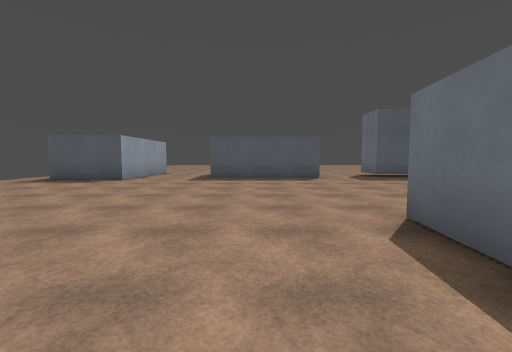
View 1 (above)

24 first-person views from a walk through a level from a Godot 3-D game. The camera is 1.5 m above the floor, tilts 4° down and sees 90° across. The floor is counted in squares, 2 m on a side. Each view is taken from the middle of a square. On the plan, view 1 faces up. The plan holds only what a view shows up to about 9 squares ahead; the rest is blank. The place goes on beyond the plan. Surface patterns are stand-ins for the level's own textures.

View 2
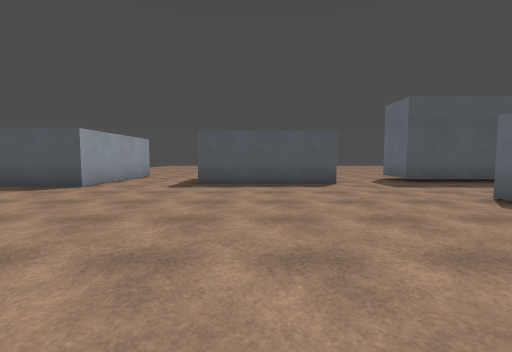

View 3
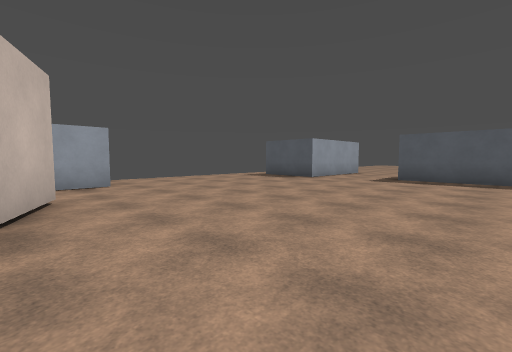

View 4
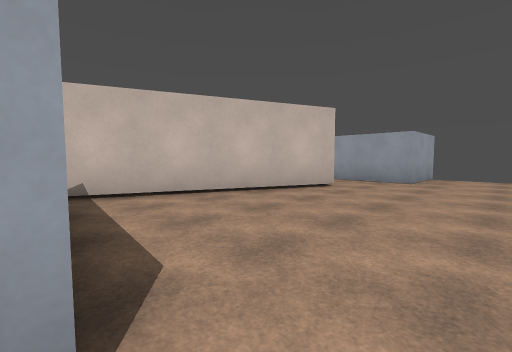

View 5
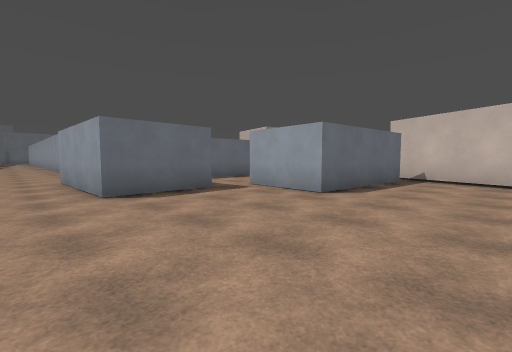

View 6
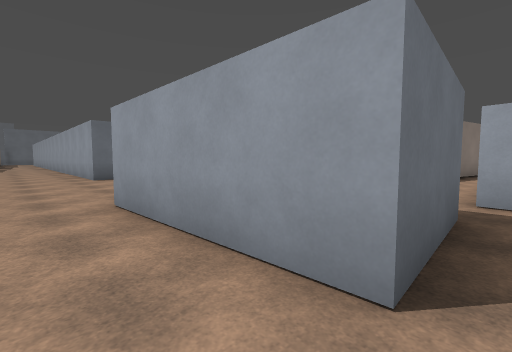

View 7
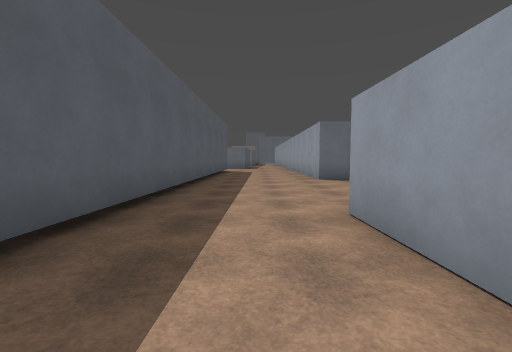

View 8
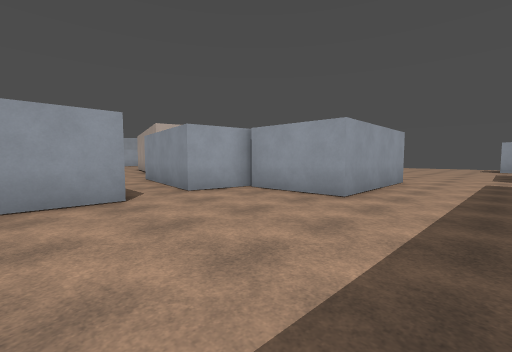

View 9
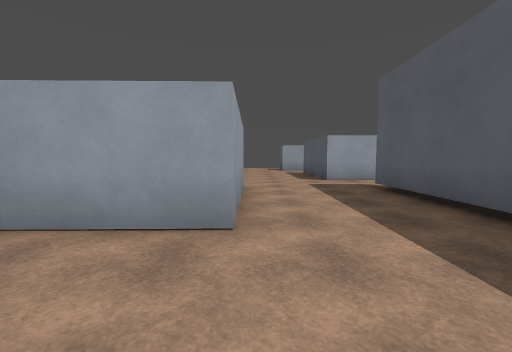

View 10
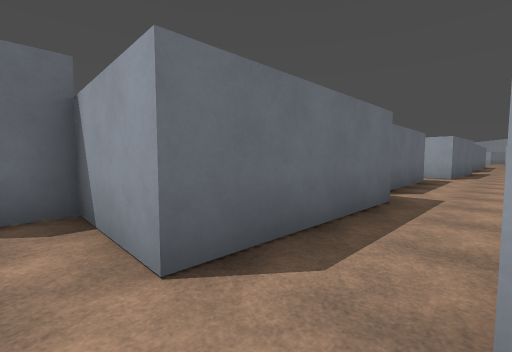

View 11
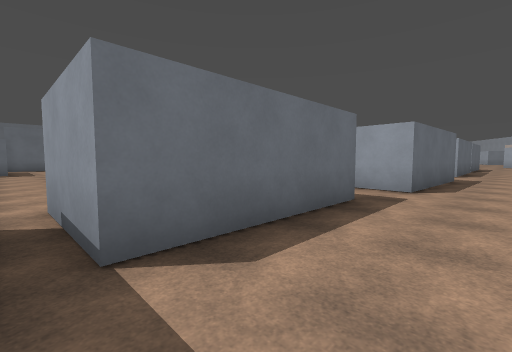

View 12
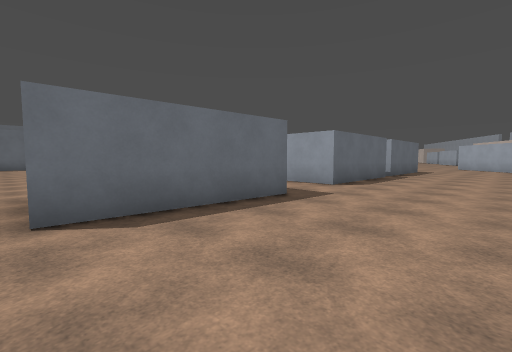

View 13
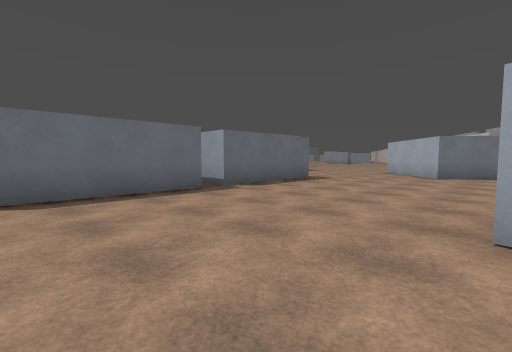

View 14
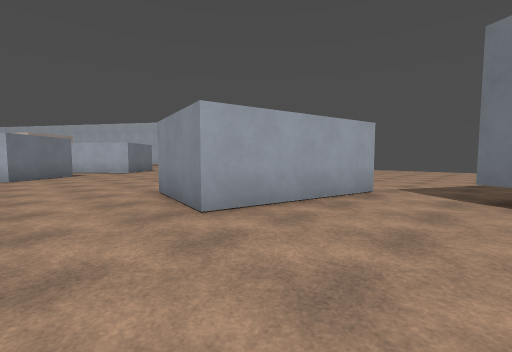

View 15
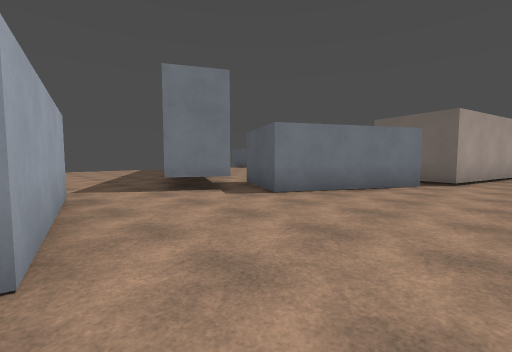

View 16
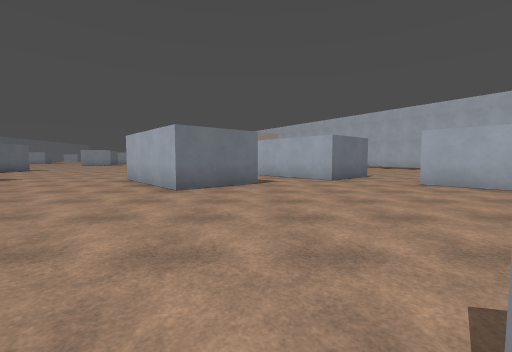

View 17
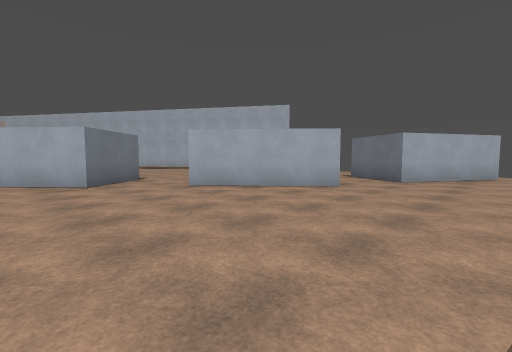

View 18
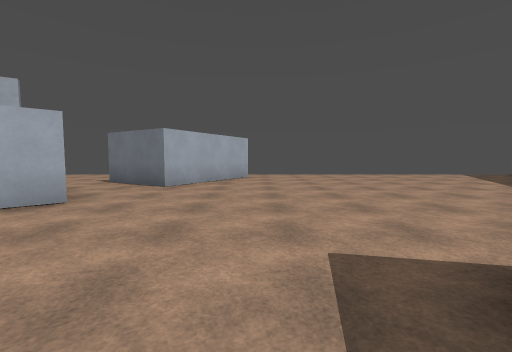

View 19
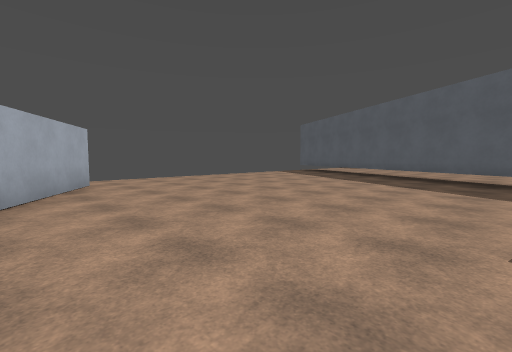

View 20
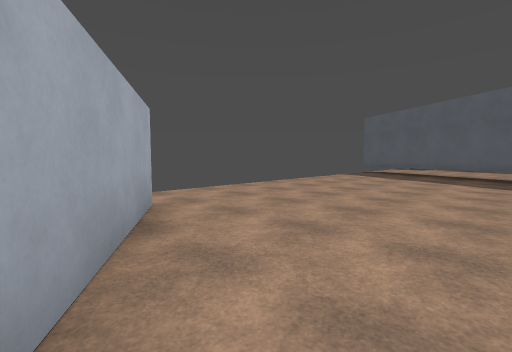

View 21
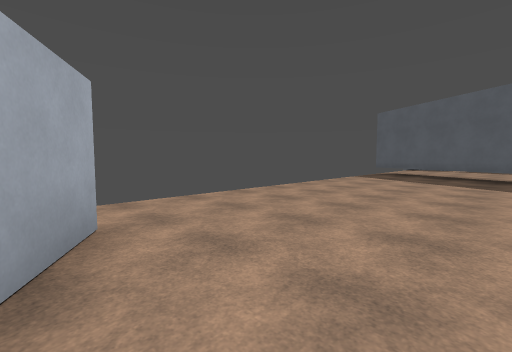

View 22
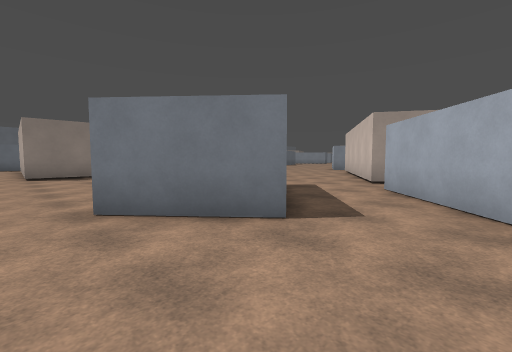

View 23
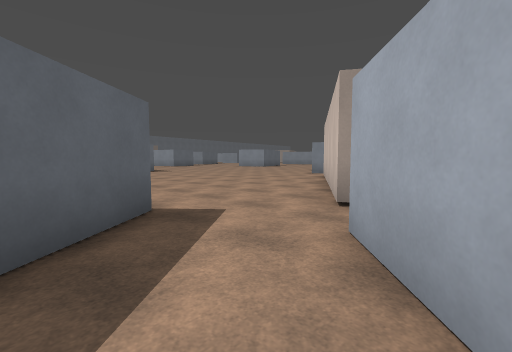

View 24
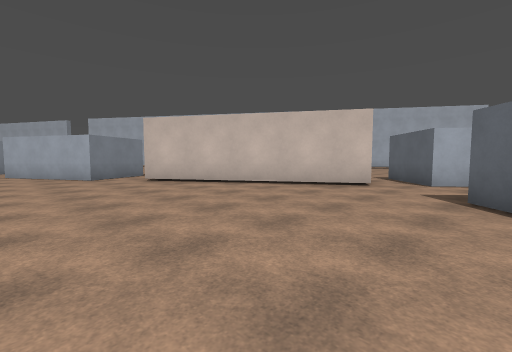

### Floor plan
Key: @ floor where view 1 was taken; # wall or solid block; . floor; O other object.
Columns run from 9 left of view 1 to 14 right of it. Each row starts with its distance up from view 1.
 11     #...   #..#
 10     #...####..##########
  9  .###...................
  8  .......................
  7   ......................
  6    ...........####.....#
  5    ...........#  #.....#
  4  .............#  ###.###
  3  ..........###.   ##.#
  2 ###........#  .   #..#
  1   #........#  .   #..#
  0   #..OO..@.#  .   #.....
 -1        OOO.#       ..###
 -2           OO       ..#
 -3                    ..#
 -4                  O ..#
 -5                 O. ...
 -6                 O......
 -7               OOO....##
 -8                #.....#
 -9    ###        ##.....#
-10    ..### ...  #......#
-11   .....### ####.......
-12  ........#####.........
-13  ..........##........##
-14  ....................#
-15  ....................#
-16  ..........#####.....#
-17  ..........   ##......
-18  ...........  #......##
-19  ....................#
-20   ##.................#
-21    ###..............
-22     ##..............
-23     #.. #...............
-24    ...  ##.......#......
-25    ..    ##.....###.....
-26           .....#####....
-27           ..##..####....
-28            ####..##.....
-29               ##........
-30               #.........
-31              ##OO.......
-32                 OO......
-33                  O......
-34                   O.....
-35                   O.....
-36                    O....
-37                    O....
-38                     ##..
-39                      #..
-40                      ##.

Where each view was taken, in squares from view 1:
view 1: 0 up, 0 right, facing up
view 2: 2 up, 0 right, facing up
view 3: 0 up, 1 right, facing up-left
view 4: 4 up, 2 right, facing down-left
view 5: 8 up, 1 left, facing down-right
view 6: 8 up, 4 right, facing down-right
view 7: 8 up, 5 right, facing right
view 8: 9 up, 13 right, facing down-left
view 9: 7 up, 11 right, facing left
view 10: 5 up, 10 right, facing down-right
view 11: 0 up, 10 right, facing down-right
view 12: 6 down, 8 right, facing down-right
view 13: 13 down, 6 right, facing down-right
view 14: 13 down, 8 right, facing down-left
view 15: 16 down, 8 right, facing up-left
view 16: 18 down, 6 right, facing down
view 17: 19 down, 5 right, facing down-left
view 18: 19 down, 3 right, facing left
view 19: 21 down, 1 right, facing up-left
view 20: 21 down, 3 left, facing up-left
view 21: 20 down, 4 left, facing up-left
view 22: 23 down, 4 right, facing down-right
view 23: 27 down, 5 right, facing down-right
view 24: 28 down, 14 right, facing down-left
